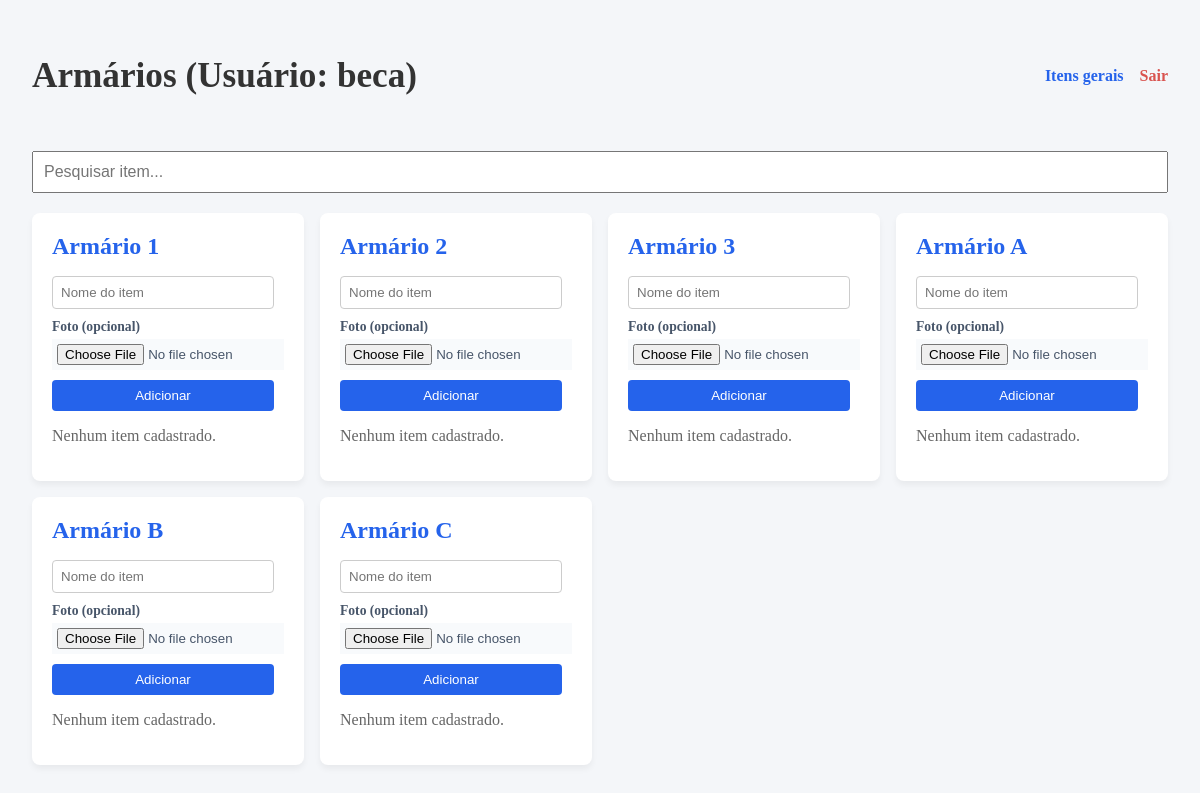
Screenshot of /armarios (signed in) with the database file from the repository.
### tables this page shows
CREATE TABLE armarios (
            id INTEGER PRIMARY KEY AUTOINCREMENT,
            nome TEXT NOT NULL UNIQUE
        );

### app.py (the view)
@app.route('/armarios')
def armarios_page():
    if 'usuario' not in session:
        return redirect(url_for('login_page'))
    armarios = listar_armarios_com_itens()
    return render_template('armarios.html', armarios=armarios, usuario=session['usuario'])

### database.py (called while the page is built)
def listar_armarios_com_itens():
    conexao = sqlite3.connect("estoque.db")
    cursor = conexao.cursor()
    cursor.execute(
        """
        SELECT a.id, a.nome, ia.id, ia.nome_item, ia.imagem
        FROM armarios AS a
        LEFT JOIN itens_armario AS ia ON ia.armario_id = a.id
        ORDER BY a.id, ia.id
        """
    )
    armarios = {}
    for armario_id, nome, item_id, nome_item, imagem in cursor.fetchall():
        if armario_id not in armarios:
            armarios[armario_id] = {"id": armario_id, "nome": nome, "itens": []}
        if item_id is not None:
            armarios[armario_id]["itens"].append(
                {"id": item_id, "nome": nome_item, "imagem": imagem}
            )
    conexao.close()
    return list(armarios.values())

### templates/armarios.html (shortened to what this page needs)
<!DOCTYPE html>
<html lang="pt-br">
<head>
</head>
<body>
    <div class="header-bar">
        <h1>Armários (Usuário: <b>{{ usuario }}</b>)</h1>
        <div class="header-links">
            <a class="dashboard-link" href="{{ url_for('dashboard') }}">Itens gerais</a>
            <a class="logout-link" href="{{ url_for('logout') }}">Sair</a>
        </div>
    </div>
    <div style="margin-bottom: 20px;">
        <input type="text"
        id="inputPesquisaGeral"
        onkeyup="filtrarGeral()"
        placeholder="Pesquisar item..."
        style="width:100%; padding: 10px; font-size: 16px;"/>
    </div>
    <div class="armarios-grid">
        {% for armario in armarios %}
        <section class="armario-card">
            <h2>{{ armario.nome }}</h2>
            <form class="armario-form" action="{{ url_for('novo_item_armario', armario_id=armario.id) }}" method="post" enctype="multipart/form-data">
                <input type="text" name="nome_item" placeholder="Nome do item" required>
                <label class="foto-field">
                    Foto (opcional)
                    <input type="file" name="imagem" accept=".jpg,.jpeg,.png,.webp,.gif">
                </label>
                <button type="submit" class="btn-primary">Adicionar</button>
            </form>
            {% if armario.itens %}
            <ul class="armario-itens">
                {% for item_armario in armario.itens %}
                <li class="armario-item">
                    <span>
                        {% if item_armario.imagem %}
                            <img class="item-foto" src="{{ url_for('static', filename='upload/' ~ item_armario.imagem) }}" alt="Foto de {{ item_armario.nome }}">
                        {% endif %}
                        {{ item_armario.nome }}
                    </span>
                    <form action="{{ url_for('excluir_item_armario_rota', item_id=item_armario.id) }}" method="post">
                        <button type="submit" class="btn-danger">Excluir</button>
                    </form>
                </li>
                {% endfor %}
            </ul>
            {% else %}
            <p class="vazio">Nenhum item cadastrado.</p>
            {% endif %}
        </section>
        {% endfor %}
    </div>
</body>
</html>

### templates/armarios.html (style rules this page uses)
* { box-sizing: border-box; }
body { margin: 0; padding: 2rem; background: #f4f6f9; color: #333; font-family: Cambria, Cochin, Georgia, Times, 'Times New Roman', serif; }
h1 { font-size: clamp(1.5rem, 3vw, 2.2rem); }
.header-bar { display: flex; justify-content: space-between; align-items: center; gap: 1rem; margin-bottom: 2rem; }
.header-links { display: flex; gap: 1rem; }
.header-links a { font-weight: bold; text-decoration: none; }
.dashboard-link { color: #2563eb; }
.logout-link { color: #d9534f; }
.armarios-grid { display: grid; grid-template-columns: repeat(auto-fit, minmax(250px, 1fr)); gap: 1rem; }
.armario-card { background: #fff; padding: 1.25rem; border-radius: 8px; box-shadow: 0 4px 6px rgba(0,0,0,0.05); }
.armario-card h2 { margin-top: 0; margin-bottom: 1rem; color: #2563eb; }
.armario-form { display: grid; grid-template-columns: minmax(0, 1fr) auto; gap: 10px; margin-bottom: 1rem; align-items: end; }
.armario-form > input { min-width: 0; width: 100%; padding: 8px; border: 1px solid #ccc; border-radius: 4px; }
.foto-field { display: flex; grid-column: 1 / -1; flex-direction: column; gap: 4px; color: #475569; font-size: 0.85rem; font-weight: bold; }
.foto-field input { width: 100%; min-width: 0; padding: 5px; background: #f8fafc; }
.btn-primary, .btn-danger { border: none; color: white; padding: 8px 12px; border-radius: 4px; cursor: pointer; }
.btn-primary { background: #2563eb; }
.vazio { color: #666; }

### rows the page displays
armarios: nome "Armário 1"
armarios: nome "Armário 2"
armarios: nome "Armário 3"
armarios: nome "Armário A"
armarios: nome "Armário B"
armarios: nome "Armário C"

### other values shown
{{ usuario }} "beca"
